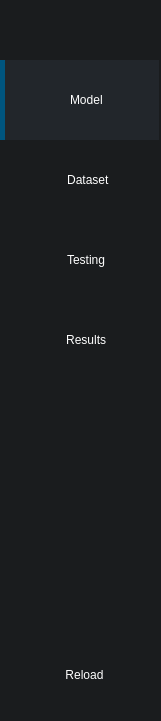
  <widget class="QWidget" name="widget" native="true">
   <property name="geometry">
    <rect>
     <x>-1</x>
     <y>-1</y>
     <width>161</width>
     <height>721</height>
    </rect>
   </property>
   <property name="styleSheet">
    <string notr="true">background-color:rgba(26,28,30,255);
color:white;</string>
   </property>
   <widget class="QWidget" name="verticalLayoutWidget">
    <property name="geometry">
     <rect>
      <x>0</x>
      <y>60</y>
      <width>161</width>
      <height>242</height>
     </rect>
    </property>
    <layout class="QVBoxLayout" name="verticalLayout">
     <property name="spacing">
      <number>0</number>
     </property>
     <item>
      <widget class="QWidget" name="widget_4" native="true">
       <property name="minimumSize">
        <size>
         <width>0</width>
         <height>80</height>
        </size>
       </property>
       <property name="maximumSize">
        <size>
         <width>159</width>
         <height>80</height>
        </size>
       </property>
       <property name="styleSheet">
        <string notr="true">background-color:rgb(0, 85, 127);</string>
       </property>
       <widget class="QPushButton" name="model_btn">
        <property name="geometry">
         <rect>
          <x>0</x>
          <y>0</y>
          <width>161</width>
          <height>80</height>
         </rect>
        </property>
        <property name="sizePolicy">
         <sizepolicy hsizetype="Minimum" vsizetype="Minimum">
          <horstretch>0</horstretch>
          <verstretch>0</verstretch>
         </sizepolicy>
        </property>
        <property name="styleSheet">
         <string notr="true">QPushButton {
                border: none;
				min-height:60px;
                color: white;
				font: 12pt &quot;Tahoma&quot;;
                padding: 10px;
				background-color: rgba(34,38,43,255);
				padding-left:10px;
				margin-left:5px;
}

QPushButton::icon {
    position: absolute;
    left: 10px; /* Position the icon 10px from the left */
}
QPushButton::before {
                content: &quot;&quot;;
                position: absolute;
                left: 10px;
                top: 50%;
                transform: translateY(-50%);
                width: 20px;
                height: 20px;
                background-color: #505050;
                border-radius: 3px;
}</string>
        </property>
        <property name="text">
         <string>  Model</string>
        </property>
        <property name="icon">
         <iconset resource="img.qrc">
          <normaloff>:/assets/images/assets/images/icons8-ai-100.png</normaloff>:/assets/images/assets/images/icons8-ai-100.png</iconset>
        </property>
        <property name="iconSize">
         <size>
          <width>24</width>
          <height>26</height>
         </size>
        </property>
       </widget>
      </widget>
     </item>
     <item>
      <widget class="QWidget" name="widget_3" native="true">
       <property name="minimumSize">
        <size>
         <width>0</width>
         <height>80</height>
        </size>
       </property>
       <property name="maximumSize">
        <size>
         <width>159</width>
         <height>80</height>
        </size>
       </property>
       <property name="styleSheet">
        <string notr="true">background-color:rgb(0, 85, 127);</string>
       </property>
       <widget class="QPushButton" name="dataset_btn">
        <property name="geometry">
         <rect>
          <x>0</x>
          <y>0</y>
          <width>159</width>
          <height>80</height>
         </rect>
        </property>
        <property name="styleSheet">
         <string notr="true">QPushButton {
                border: none;
				min-height:60px;
                color: white;
				font: 12pt &quot;Tahoma&quot;;
                padding: 10px;
				background-color:rgba(26,28,30,255);
				padding-left:10px;
}

QPushButton::icon {
    position: absolute;
    left: 10px; /* Position the icon 10px from the left */
}
QPushButton::before {
                content: &quot;&quot;;
                position: absolute;
                left: 10px;
                top: 50%;
                transform: translateY(-50%);
                width: 20px;
                height: 20px;
                background-color: #505050;
                border-radius: 3px;
}</string>
        </property>
        <property name="text">
         <string>     Dataset</string>
        </property>
        <property name="icon">
         <iconset resource="img.qrc">
          <normaloff>:/assets/images/assets/images/icons8-dataset-96.png</normaloff>:/assets/images/assets/images/icons8-dataset-96.png</iconset>
        </property>
        <property name="iconSize">
         <size>
          <width>22</width>
          <height>25</height>
         </size>
        </property>
       </widget>
      </widget>
     </item>
     <item alignment="Qt::AlignTop">
      <widget class="QWidget" name="widget_2" native="true">
       <property name="minimumSize">
        <size>
         <width>0</width>
         <height>80</height>
        </size>
       </property>
       <property name="maximumSize">
        <size>
         <width>159</width>
         <height>80</height>
        </size>
       </property>
       <property name="styleSheet">
        <string notr="true">background-color:rgb(0, 85, 127);</string>
       </property>
       <widget class="QPushButton" name="testing_btn">
        <property name="geometry">
         <rect>
          <x>0</x>
          <y>0</y>
          <width>159</width>
          <height>80</height>
         </rect>
        </property>
        <property name="styleSheet">
         <string notr="true">QPushButton {
                border: none;
				min-height:60px;
                color: white;
				font: 12pt &quot;Tahoma&quot;;
                padding: 10px;
				background-color:rgba(26,28,30,255);
				padding-left:10px;
}

QPushButton::icon {
    position: absolute;
    left: 10px; /* Position the icon 10px from the left */
}
QPushButton::before {
                content: &quot;&quot;;
                position: absolute;
                left: 10px;
                top: 50%;
                transform: translateY(-50%);
                width: 20px;
                height: 20px;
                background-color: #505050;
                border-radius: 3px;
}</string>
        </property>
        <property name="text">
         <string>    Testing</string>
        </property>
        <property name="icon">
         <iconset resource="img.qrc">
          <normaloff>:/assets/images/assets/images/icons8-wait-100.png</normaloff>:/assets/images/assets/images/icons8-wait-100.png</iconset>
        </property>
        <property name="iconSize">
         <size>
          <width>23</width>
          <height>25</height>
         </size>
        </property>
       </widget>
      </widget>
     </item>
    </layout>
   </widget>
   <widget class="QWidget" name="widget_6" native="true">
    <property name="geometry">
     <rect>
      <x>0</x>
      <y>300</y>
      <width>159</width>
      <height>80</height>
     </rect>
    </property>
    <property name="minimumSize">
     <size>
      <width>0</width>
      <height>80</height>
     </size>
    </property>
    <property name="maximumSize">
     <size>
      <width>159</width>
      <height>80</height>
     </size>
    </property>
    <property name="styleSheet">
     <string notr="true">background-color:rgb(0, 85, 127);</string>
    </property>
    <widget class="QPushButton" name="results_btn">
     <property name="geometry">
      <rect>
       <x>0</x>
       <y>0</y>
       <width>159</width>
       <height>80</height>
      </rect>
     </property>
     <property name="styleSheet">
      <string notr="true">QPushButton {
                border: none;
				min-height:60px;
                color: white;
				font: 12pt &quot;Tahoma&quot;;
                padding: 10px;
				background-color:rgba(26,28,30,255);
				padding-left:10px;
}

QPushButton::icon {
    position: absolute;
    left: 10px; /* Position the icon 10px from the left */
}
QPushButton::before {
                content: &quot;&quot;;
                position: absolute;
                left: 10px;
                top: 50%;
                transform: translateY(-50%);
                width: 20px;
                height: 20px;
                background-color: #505050;
                border-radius: 3px;
}</string>
     </property>
     <property name="text">
      <string>    Results</string>
     </property>
     <property name="icon">
      <iconset resource="img.qrc">
       <normaloff>:/assets/images/assets/images/icons8-result-96.png</normaloff>:/assets/images/assets/images/icons8-result-96.png</iconset>
     </property>
     <property name="iconSize">
      <size>
       <width>23</width>
       <height>25</height>
      </size>
     </property>
    </widget>
   </widget>
   <widget class="QWidget" name="gridLayoutWidget">
    <property name="geometry">
     <rect>
      <x>0</x>
      <y>630</y>
      <width>160</width>
      <height>91</height>
     </rect>
    </property>
    <layout class="QGridLayout" name="gridLayout">
     <item row="0" column="0">
      <widget class="QWidget" name="widget_7" native="true">
       <property name="minimumSize">
        <size>
         <width>0</width>
         <height>80</height>
        </size>
       </property>
       <property name="maximumSize">
        <size>
         <width>159</width>
         <height>80</height>
        </size>
       </property>
       <property name="styleSheet">
        <string notr="true">background-color:rgb(0, 85, 127);</string>
       </property>
       <widget class="QPushButton" name="reload_btn">
        <property name="geometry">
         <rect>
          <x>0</x>
          <y>0</y>
          <width>159</width>
          <height>80</height>
         </rect>
        </property>
        <property name="styleSheet">
         <string notr="true">QPushButton {
                border: none;
				min-height:60px;
                color: white;
				font: 12pt &quot;Tahoma&quot;;
                padding: 10px;
				background-color:rgba(26,28,30,255);
				padding-left:10px;
}
QPushButton:hover {
                background-color: rgba(34,38,43,255);
}
QPushButton::icon {
    position: absolute;
    left: 10px; /* Position the icon 10px from the left */
}
QPushButton::before {
                content: &quot;&quot;;
                position: absolute;
                left: 10px;
                top: 50%;
                transform: translateY(-50%);
                width: 20px;
                height: 20px;
                background-color: #505050;
                border-radius: 3px;
}</string>
        </property>
        <property name="text">
         <string>   Reload</string>
        </property>
        <property name="icon">
         <iconset resource="img.qrc">
          <normaloff>:/assets/images/assets/images/icons8-reload-100.png</normaloff>:/assets/images/assets/images/icons8-reload-100.png</iconset>
        </property>
        <property name="iconSize">
         <size>
          <width>20</width>
          <height>25</height>
         </size>
        </property>
       </widget>
      </widget>
     </item>
    </layout>
   </widget>
  </widget>
